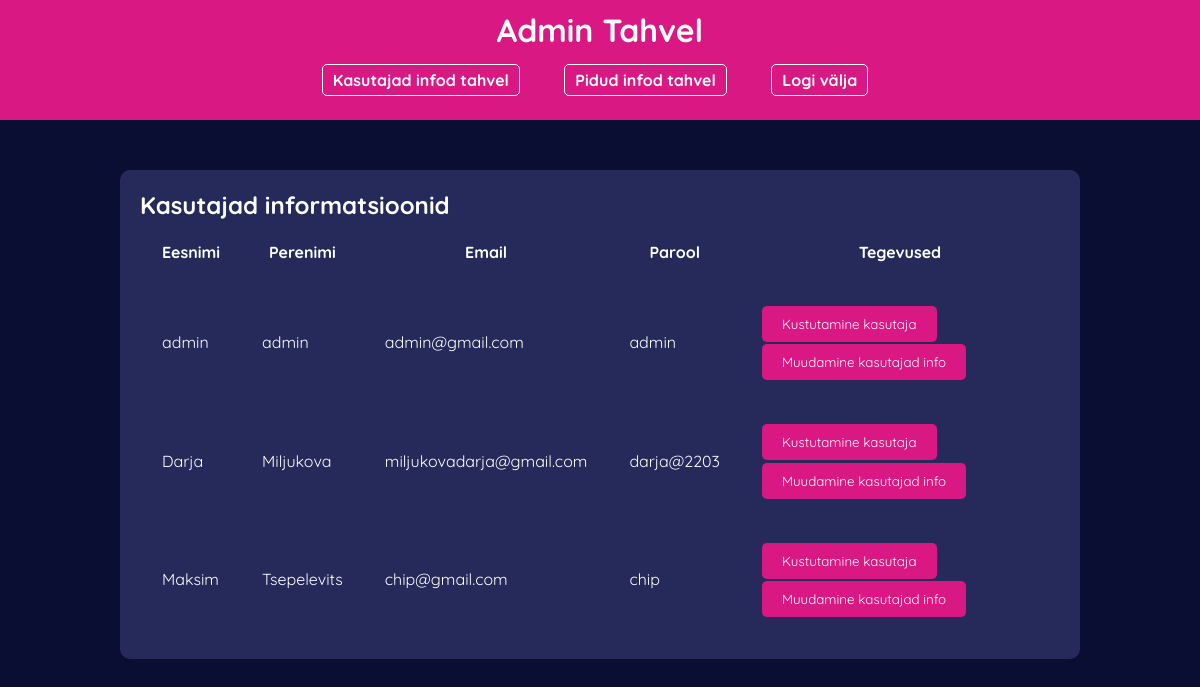
Page /infouser.php (signed in) on the committed database.
### tables this page shows
CREATE TABLE `kasutajad` (
  `Id` int(11) NOT NULL,
  `Eesnimi` varchar(40) DEFAULT NULL,
  `Perenimi` varchar(40) DEFAULT NULL,
  `Email` varchar(100) DEFAULT NULL,
  `Parool` varchar(100) DEFAULT NULL,
  `onAdmin` tinyint(4) DEFAULT NULL
);

### infouser.php (the view, shortened to what this page needs)
<?php
global $conn;
$sql = "SELECT * FROM kasutajad";
$result = $conn->query($sql);
?>
<!DOCTYPE html>
<html>
<head>
    <link rel="stylesheet" type="text/css" href="stiilid/style.css">
    <link rel="stylesheet" href="https://code.jquery.com/ui/1.12.1/themes/base/jquery-ui.css">
</head>
<body>
<div id="navid">
    <header>
        <h1>Admin Tahvel</h1>
        <nav>
            <ul>
                <li><a href="infouser.php">Kasutajad infod tahvel</a></li>
                <li><a href="admin_dashboard.php">Pidud infod tahvel</a></li>
                <li><a href="logout.php">Logi välja</a></li>
            </ul>
            <br>
        </nav>
    </header>
</div>
<div class="admin-dashboard">
    <h2>Kasutajad informatsioonid</h2>
    <table>
        <tr>
            <th>Eesnimi</th>
            <th>Perenimi</th>
            <th>Email</th>
            <th>Parool</th>
            <th>Tegevused</th>
        </tr>
        <?php while ($row = $result->fetch_assoc()): ?>
            <tr>
                <td><?= htmlspecialchars($row['Eesnimi']); ?></td>
                <td><?= htmlspecialchars($row['Perenimi']); ?></td>
                <td><?= htmlspecialchars($row['Email']); ?></td>
                <td><?= htmlspecialchars($row['Parool']); ?></td>
                <td>
                    <form method="post" style="display:inline-block;">
                        <button type="submit">Kustutamine kasutaja</button>
                    </form>
                    <button type="button" onclick="openEditModal('<?= $row['Id']; ?>', '<?= htmlspecialchars($row['Eesnimi']); ?>', '<?= htmlspecialchars($row['Perenimi']); ?>', '<?= htmlspecialchars($row['Email']); ?>', '<?= htmlspecialchars($row['Parool']); ?>')">Muudamine kasutajad info</button>
                </td>
            </tr>
        <?php endwhile; ?>
    </table>
</div>
</body>
</html>

### stiilid/style.css (style rules this page uses)
* { margin: 0; padding: 0; box-sizing: border-box; font-family: "Quicksand", sans-serif; }
body { font-family: Arial, sans-serif; background-color: #0a0e33; color: white; height: 100vh; overflow: hidden; }
.register-form, .login-form, .lobby, .admin-dashboard, .user-dashboard { width: 80%; margin: 50px auto; background-color: #252a5a; padding: 20px; border-radius: 10px; }
button, input[type="submit"] { margin-top: 1%; padding: 10px 20px; background-color: #da1884; border: none; border-radius: 5px; color: white; cursor: pointer; }
.menu a, .links a, div a { color: white; text-decoration: none; padding: 5px 10px; margin-right: 10px; border: 1px solid #fff; border-radius: 5px; }
#navid header { background-color: #da1884; padding: 10px; text-align: center; }
#navid nav ul { list-style-type: none; padding: 0; }
#navid nav ul li { display: inline; margin: 0 15px; }
#navid nav ul li a { color: white; text-decoration: none; font-weight: bold; }
header { padding: 20px 0; }
header h1 { margin-bottom: 20px; }
th, td { padding: 20px; }

### rows in the picture
kasutajad: Eesnimi "admin", Perenimi "admin", Email "admin@gmail.com", Parool "admin"
kasutajad: Eesnimi "Darja", Perenimi "Miljukova", Email "miljukovadarja@gmail.com", Parool "darja@2203"
kasutajad: Eesnimi "Maksim", Perenimi "Tsepelevits", Email "chip@gmail.com", Parool "chip"
